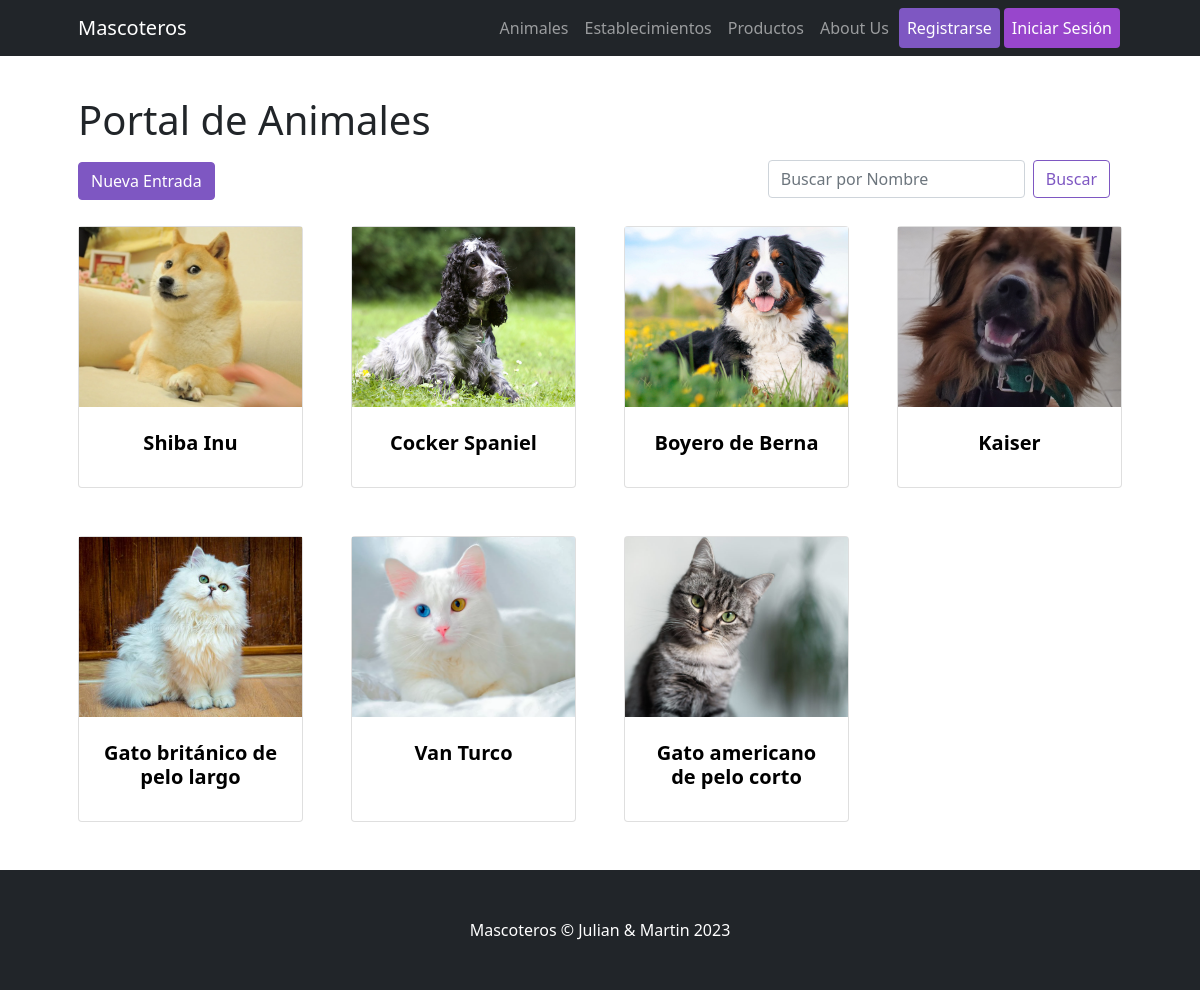
Page /Mascoteros/animal/list/ on the earlier database version.
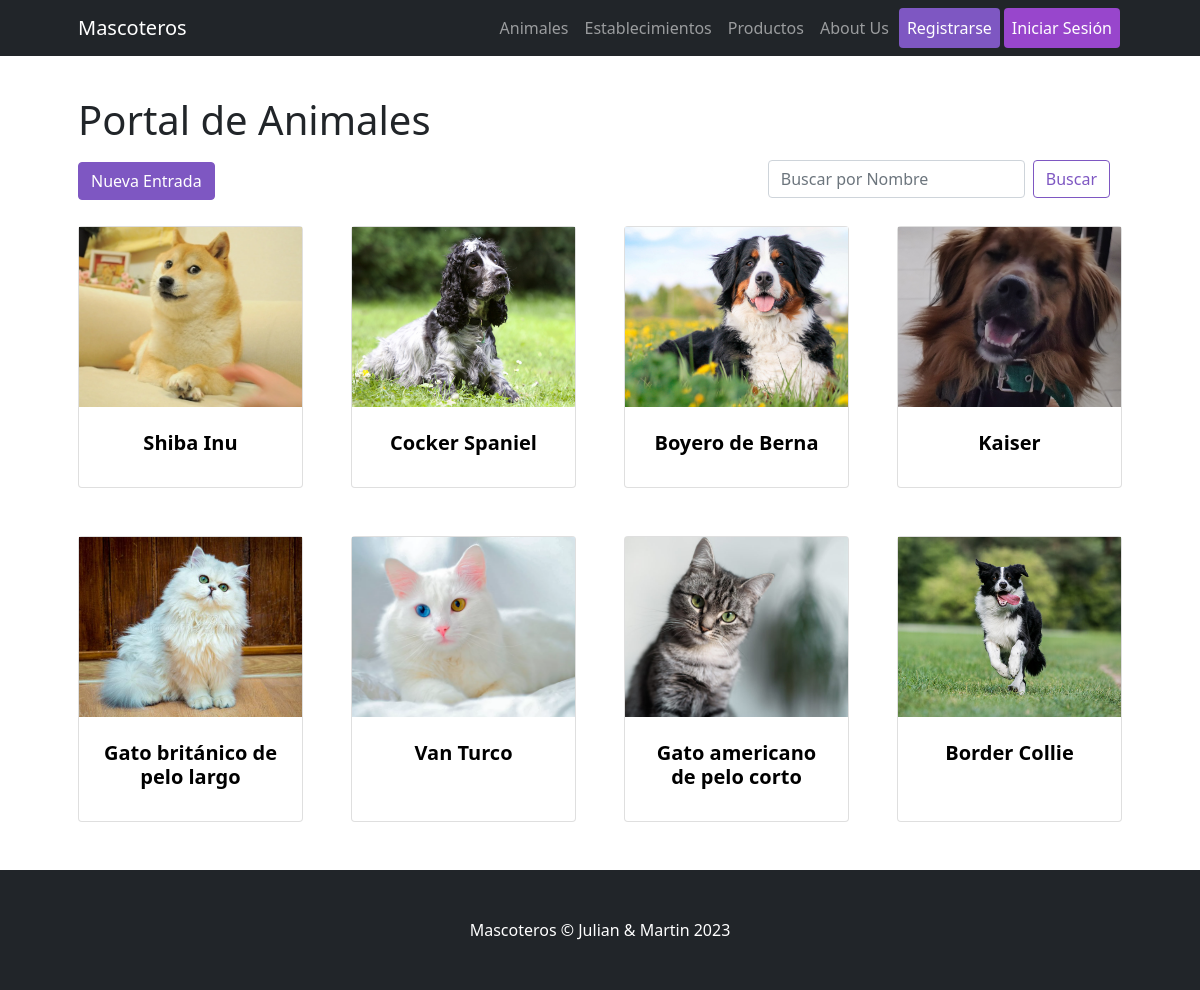
Same page on the later database version.
### Mascoteros/models.py (models this page shows)
class Animal (models.Model):
    especie      = models.CharField(max_length=64)
    nombre       = models.CharField(max_length=64)
    descripcion  = models.CharField(max_length=500)
    imagen       = models.ImageField(upload_to='images_animales')
    tamaño       = models.CharField(max_length=32)
    apto_niños   = models.BooleanField()

### Mascoteros/views.py (the view)
# urls.py: path("animal/list/", ListaAnimal.as_view(), name="AnimalesLista"),
class ListaAnimal(ListView):
    model = Animal
    template_name = "Mascoteros/animal/animal_list.html"

### Mascoteros/templates/Mascoteros/animal/animal_list.html (shortened to what this page needs)
{% extends "Mascoteros/parent.html" %}
{% load static %}
{% block contenidoDinamico %}
<h1 class="card-title">Portal de Animales </h1>
<a href="{% url 'AnimalesCrear' %}" class="btn btn-dark active float-right" role="button" aria-pressed="true">Nueva Entrada</a>
<nav class="navbar navbar-light  float-end">
    <div class="container-fluid">
      <form action="/Mascoteros/resultadoAnimales/" class="d-flex" method="GET">
        <input type="text" name="nombre" class="form-control me-2" placeholder="Buscar por Nombre">
        <button class="btn btn-outline-success" type="submit">Buscar</button>
      </form>
    </div>
</nav>
<div class="row gx-4 gx-lg-5 row-cols-2 row-cols-md-3 row-cols-xl-4 justify-content-left">
    {% for animal in object_list %}
        <div class="col mb-5">
            <a href="{% url 'AnimalesDetalle' animal.id %}">
                <div class="card h-100 zoom">
                    <img class="card-img-top-list" src="{{animal.imagen.url}}" alt="..." />
                    <div class="card-body p-4">
                        <div class="text-center">
                            <h5 class="fw-bolder">{{animal.nombre}}</h5>
                        </div>
                    </div>
                </div>
            </a>
        </div>
    {% endfor %}
</div>
{% endblock %}

Differences in the rows shown:
added Animal: imagen (picture), nombre "Border Collie"
